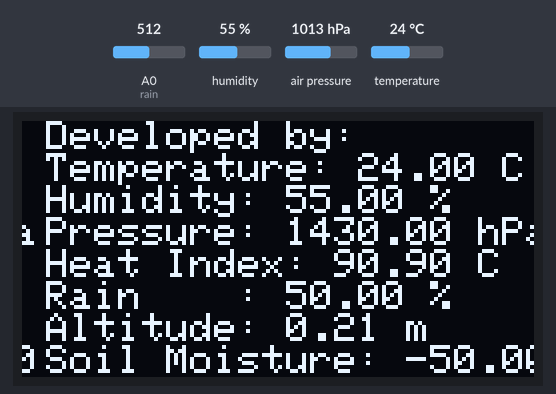
Bench run of a sketch on a simulated ESP8266 (NodeMCU). Parts: 128×64 one-colour display. The test bench sets the inputs (shaded band); at power-on: humidity 55 %, A0 (rain) = 512, air pressure 1013 hPa, temperature 24 °C. WiFi joins after 1.5 s; servers stay silent unless stated.

Above: at 4.5 s.
4.6 s: humidity set to 22 %
At 7.11 s:
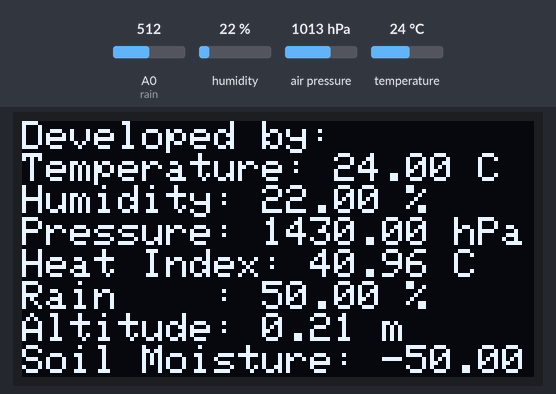
9.3 s: A0 (rain) set to 716
At 10.17 s:
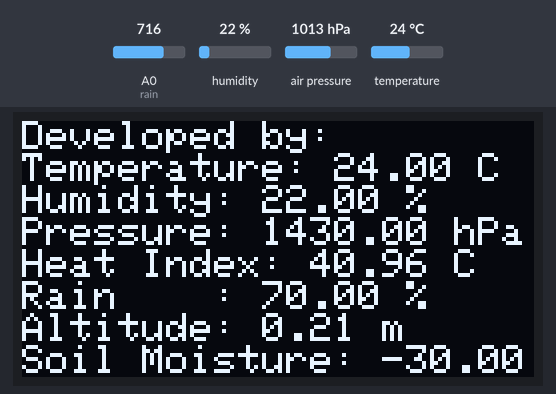
11.5 s: air pressure set to 952 hPa
At 13.22 s:
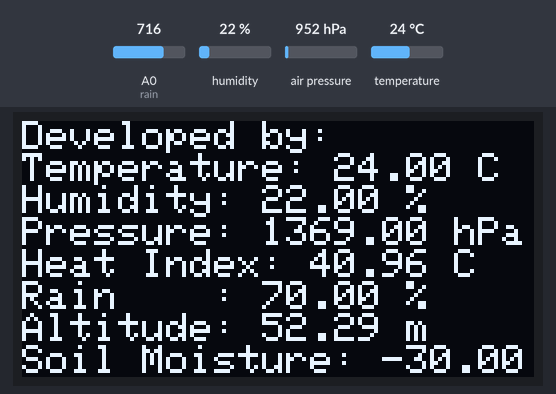
14.5 s: temperature set to 12 °C
At 16.27 s:
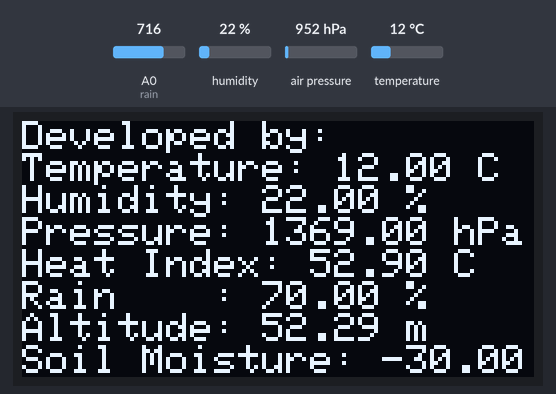
17.6 s: A0 (rain) set to 992
At 19.33 s:
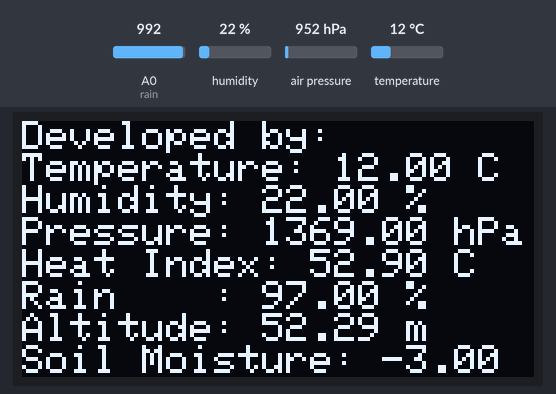
20.6 s: A0 (rain) set to 306
At 22.38 s:
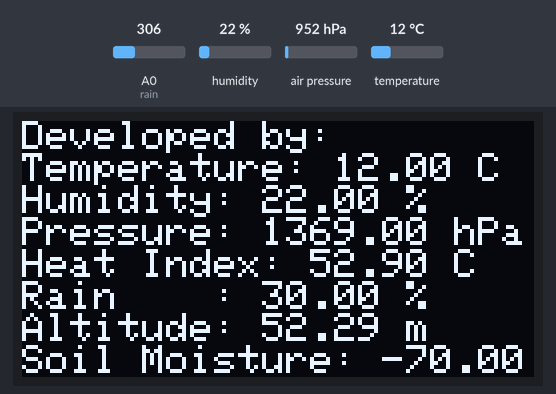

Measured:
- after the input at 4.6 s, the display: first differs from a run without the input after 2.4 s (image 1)

The sketch:

sketch_aug31a.ino
```cpp
#define BLYNK_TEMPLATE_ID "TMPL2BXb0mLiJ"
#define BLYNK_TEMPLATE_NAME "AgriSense"
#define BLYNK_PRINT Serial
#include <ESP8266WiFi.h>
#include <BlynkSimpleEsp8266.h>
#include <DHT.h>
#include <Adafruit_Sensor.h>
#include <Adafruit_BMP280.h>
#include <Wire.h>
#include <Adafruit_GFX.h>
#include <Adafruit_SSD1306.h>

#define SEALEVELPRESSURE_HPA (1013.25)
#define SCREEN_WIDTH 128
#define SCREEN_HEIGHT 64
#define OLED_RESET    -1

Adafruit_SSD1306 display(SCREEN_WIDTH, SCREEN_HEIGHT, &Wire, OLED_RESET);
Adafruit_BMP280 bmp;

char auth[] = "pzJxV2urte3Epw-27dtw6p4zHZ4HyfAw";
char ssid[] = "TP-LINK_41EEBC";
char pass[] = "LINA@2018@";

DHT dht(D3, DHT11);
BlynkTimer timer;

#define rain A0
#define soilMoisture D1

float hi, humidity, temp, rainValue, pressureValue, altitude, soilMoistureValue;


const unsigned char MarilynMonroe [] PROGMEM = {
 0x00, 0x00, 0x00, 0x00, 0x00, 0x00, 0x00, 0x00, 0x00, 0x00, 0x00, 0x00, 0x00, 0x00, 0x00, 0x00,
 0x00, 0x00, 0x00, 0x00, 0x00, 0x00, 0x00, 0x00, 0x00, 0x00, 0x00, 0x00, 0x00, 0x00, 0x00, 0x00,
 0x00, 0x00, 0x00, 0x00, 0x00, 0x00, 0x00, 0x00, 0x00, 0x00, 0x00, 0x00, 0x00, 0x00, 0x00, 0x00,
 0x00, 0x00, 0x00, 0x00, 0x00, 0x00, 0x00, 0x00, 0x00, 0x00, 0x00, 0x00, 0x00, 0x00, 0x00, 0x00,
 0x00, 0x00, 0x00, 0x00, 0x00, 0x00, 0x00, 0x00, 0x00, 0x00, 0x00, 0x00, 0x00, 0x00, 0x00, 0x00,
 0x00, 0x00, 0x00, 0x00, 0x00, 0x00, 0x00, 0x00, 0x00, 0x00, 0x00, 0x00, 0x00, 0x00, 0x00, 0x00,
 0x00, 0x00, 0x00, 0x00, 0x00, 0x00, 0x00, 0x00, 0x00, 0x00, 0x00, 0x00, 0x00, 0x00, 0x00, 0x00,
 0x00, 0x00, 0x00, 0x00, 0x00, 0x00, 0x00, 0x00, 0x00, 0x00, 0x00, 0x00, 0x00, 0x00, 0x00, 0x00,
 0x00, 0x00, 0x00, 0x00, 0x00, 0x00, 0x00, 0x00, 0x00, 0x00, 0x00, 0x00, 0x00, 0x00, 0x00, 0x00,
 0x00, 0x00, 0x00, 0x00, 0x00, 0x00, 0x00, 0x00, 0x00, 0x00, 0x00, 0x00, 0x00, 0x00, 0x00, 0x00,
 0x00, 0x00, 0x00, 0x00, 0x00, 0x00, 0x00, 0x00, 0x00, 0x00, 0x00, 0x00, 0x00, 0x00, 0x00, 0x00,
 0x00, 0x00, 0x00, 0x00, 0x00, 0x00, 0x00, 0x00, 0x00, 0x00, 0x00, 0x00, 0x00, 0x00, 0x00, 0x00,
 0x00, 0x00, 0x00, 0x00, 0x00, 0x00, 0x00, 0x00, 0x00, 0x00, 0x00, 0x00, 0x00, 0x00, 0x00, 0x00,
 0x00, 0x00, 0x00, 0x00, 0x00, 0x00, 0x00, 0x00, 0x00, 0x00, 0x00, 0x00, 0x00, 0x00, 0x00, 0x00,
 0x00, 0x00, 0x00, 0x00, 0x00, 0x00, 0x00, 0x00, 0x00, 0x00, 0x00, 0x00, 0x00, 0x00, 0x00, 0x00,
 0x00, 0x00, 0x00, 0x00, 0x00, 0x00, 0x00, 0x00, 0x00, 0x00, 0x00, 0x00, 0x00, 0x00, 0x00, 0x00,
 0x00, 0x00, 0x00, 0x00, 0x00, 0x00, 0x00, 0x00, 0x00, 0x00, 0x00, 0x00, 0x00, 0x00, 0x00, 0x00,
 0x00, 0x00, 0x00, 0x00, 0x00, 0x00, 0x00, 0x00, 0x00, 0x00, 0x00, 0x00, 0x00, 0x00, 0x00, 0x00,
 0x00, 0x00, 0x00, 0x00, 0x00, 0x00, 0x00, 0x00, 0x00, 0x00, 0x00, 0x00, 0x00, 0x00, 0x00, 0x00,
 0x00, 0x00, 0x00, 0x00, 0x00, 0x00, 0x00, 0x00, 0x00, 0x00, 0x00, 0x00, 0x00, 0x00, 0x00, 0x00,
 0x00, 0x00, 0x00, 0x00, 0x00, 0x00, 0x3c, 0x00, 0x00, 0x00, 0x00, 0x00, 0x00, 0x00, 0x00, 0x00,
 0x00, 0x00, 0x00, 0x00, 0x00, 0x00, 0x7c, 0x00, 0x00, 0x00, 0x00, 0x00, 0x00, 0x00, 0x00, 0x00,
 0x00, 0x3e, 0x00, 0x00, 0x00, 0x00, 0x7c, 0x0f, 0xf8, 0x00, 0x00, 0x00, 0x00, 0x00, 0x00, 0x00,
 0x00, 0x3e, 0x00, 0x00, 0x00, 0x00, 0x7c, 0x1f, 0xfc, 0x00, 0x00, 0x00, 0x00, 0x00, 0x00, 0x00,
 0x00, 0x7f, 0x00, 0x00, 0x00, 0x00, 0x3c, 0x3f, 0xfc, 0x00, 0x00, 0x00, 0x00, 0x00, 0x00, 0x00,
 0x00, 0x7f, 0x00, 0x00, 0x00, 0x00, 0x00, 0x3e, 0x18, 0x00, 0x00, 0x00, 0x00, 0x00, 0x00, 0x00,
 0x00, 0x7f, 0x00, 0x00, 0x00, 0x00, 0x00, 0x7c, 0x08, 0x00, 0x00, 0x00, 0x00, 0x00, 0x00, 0x00,
 0x00, 0xf7, 0x80, 0x3f, 0xe3, 0x8f, 0x7c, 0x7e, 0x00, 0x1f, 0xe3, 0xcf, 0xc0, 0xfe, 0x07, 0xf0,
 0x00, 0xf7, 0x80, 0x7f, 0xe3, 0xde, 0x7c, 0x7f, 0x00, 0x3f, 0xf3, 0xdf, 0xe1, 0xff, 0x0f, 0xf8,
 0x00, 0xe7, 0x80, 0xff, 0xe3, 0xfe, 0x7c, 0x3f, 0xc0, 0x7f, 0xf3, 0xff, 0xe3, 0xfe, 0x1f, 0xfc,
 0x01, 0xe3, 0xc1, 0xf1, 0xe3, 0xfe, 0x7c, 0x3f, 0xf0, 0x78, 0xf1, 0xfb, 0xe3, 0xe2, 0x3e, 0x7c,
 0x01, 0xe3, 0xc1, 0xe1, 0xe1, 0xf0, 0x7c, 0x1f, 0xf8, 0xf8, 0xf1, 0xf1, 0xe3, 0xe0, 0x3e, 0x7c,
 0x03, 0xc3, 0xc1, 0xe1, 0xe1, 0xf0, 0x7c, 0x07, 0xfc, 0xf9, 0xf1, 0xf1, 0xe3, 0xf8, 0x3c, 0x7c,
 0x03, 0xff, 0xe3, 0xe1, 0xe1, 0xe0, 0x7c, 0x01, 0xfc, 0xff, 0xe1, 0xe1, 0xe1, 0xfc, 0x3f, 0xf8,
 0x03, 0xff, 0xe3, 0xe1, 0xe1, 0xe0, 0x7c, 0x00, 0x7e, 0xff, 0xc1, 0xe1, 0xe0, 0xfe, 0x3f, 0xf0,
 0x07, 0xff, 0xf3, 0xe3, 0xe1, 0xe0, 0x7c, 0x00, 0x7e, 0xff, 0x01, 0xe1, 0xe0, 0x3f, 0x3f, 0xc0,
 0x07, 0xff, 0xf1, 0xe3, 0xe1, 0xe0, 0x7c, 0x20, 0x7c, 0xf8, 0x01, 0xe1, 0xe0, 0x1f, 0x3e, 0x00,
 0x0f, 0x80, 0xf1, 0xf3, 0xf1, 0xe0, 0x7c, 0x3c, 0x7c, 0xf8, 0x21, 0xe1, 0xe1, 0x1f, 0x3e, 0x08,
 0x0f, 0x80, 0xf9, 0xff, 0xf1, 0xe0, 0x3f, 0x7f, 0xf8, 0x7f, 0xf1, 0xe1, 0xe3, 0xff, 0x3f, 0xf8,
 0x0f, 0x00, 0xf8, 0xff, 0xf1, 0xe0, 0x3f, 0x7f, 0xf8, 0x7f, 0xf1, 0xe1, 0xe3, 0xfe, 0x1f, 0xfc,
 0x1f, 0x00, 0x78, 0x7e, 0xf1, 0xe0, 0x1f, 0x1f, 0xe0, 0x1f, 0xf1, 0xe1, 0xe3, 0xfc, 0x0f, 0xf8,
 0x00, 0x00, 0x00, 0x00, 0xf0, 0x00, 0x00, 0x00, 0x00, 0x03, 0x00, 0x00, 0x00, 0x30, 0x01, 0x80,
 0x00, 0x00, 0x00, 0x00, 0xf0, 0x00, 0x00, 0x00, 0x00, 0x00, 0x00, 0x00, 0x00, 0x00, 0x00, 0x00,
 0x00, 0x00, 0x00, 0x71, 0xf0, 0x00, 0x00, 0x00, 0x00, 0x00, 0x00, 0x00, 0x00, 0x00, 0x00, 0x00,
 0x00, 0x00, 0x00, 0x7f, 0xe0, 0x00, 0x00, 0x00, 0x00, 0x00, 0x00, 0x00, 0x00, 0x00, 0x00, 0x00,
 0x00, 0x00, 0x00, 0x7f, 0xe0, 0x00, 0x00, 0x00, 0x00, 0x00, 0x00, 0x00, 0x00, 0x00, 0x00, 0x00,
 0x00, 0x00, 0x00, 0x7f, 0x80, 0x00, 0x00, 0x00, 0x00, 0x00, 0x00, 0x00, 0x00, 0x00, 0x00, 0x00,
 0x00, 0x00, 0x00, 0x00, 0x00, 0x00, 0x00, 0x00, 0x00, 0x00, 0x00, 0x00, 0x00, 0x00, 0x00, 0x00,
 0x00, 0x00, 0x00, 0x00, 0x00, 0x00, 0x00, 0x00, 0x00, 0x00, 0x00, 0x00, 0x00, 0x00, 0x00, 0x00,
 0x00, 0x00, 0x00, 0x00, 0x00, 0x00, 0x00, 0x00, 0x00, 0x00, 0x00, 0x00, 0x00, 0x00, 0x00, 0x00,
 0x00, 0x00, 0x00, 0x00, 0x00, 0x00, 0x00, 0x00, 0x00, 0x00, 0x00, 0x00, 0x00, 0x00, 0x00, 0x00,
 0x00, 0x00, 0x00, 0x00, 0x00, 0x00, 0x00, 0x00, 0x00, 0x00, 0x00, 0x00, 0x00, 0x00, 0x00, 0x00,
 0x00, 0x00, 0x00, 0x00, 0x00, 0x00, 0x00, 0x00, 0x00, 0x00, 0x00, 0x00, 0x00, 0x00, 0x00, 0x00,
 0x00, 0x00, 0x00, 0x00, 0x00, 0x00, 0x00, 0x00, 0x00, 0x00, 0x00, 0x00, 0x00, 0x00, 0x00, 0x00,
 0x00, 0x00, 0x00, 0x00, 0x00, 0x00, 0x00, 0x00, 0x00, 0x00, 0x00, 0x00, 0x00, 0x00, 0x00, 0x00,
 0x00, 0x00, 0x00, 0x00, 0x00, 0x00, 0x00, 0x00, 0x00, 0x00, 0x00, 0x00, 0x00, 0x00, 0x00, 0x00,
 0x00, 0x00, 0x00, 0x00, 0x00, 0x00, 0x00, 0x00, 0x00, 0x00, 0x00, 0x00, 0x00, 0x00, 0x00, 0x00,
 0x00, 0x00, 0x00, 0x00, 0x00, 0x00, 0x00, 0x00, 0x00, 0x00, 0x00, 0x00, 0x00, 0x00, 0x00, 0x00,
 0x00, 0x00, 0x00, 0x00, 0x00, 0x00, 0x00, 0x00, 0x00, 0x00, 0x00, 0x00, 0x00, 0x00, 0x00, 0x00,
 0x00, 0x00, 0x00, 0x00, 0x00, 0x00, 0x00, 0x00, 0x00, 0x00, 0x00, 0x00, 0x00, 0x00, 0x00, 0x00,
 0x00, 0x00, 0x00, 0x00, 0x00, 0x00, 0x00, 0x00, 0x00, 0x00, 0x00, 0x00, 0x00, 0x00, 0x00, 0x00,
 0x00, 0x00, 0x00, 0x00, 0x00, 0x00, 0x00, 0x00, 0x00, 0x00, 0x00, 0x00, 0x00, 0x00, 0x00, 0x00,
 0x00, 0x00, 0x00, 0x00, 0x00, 0x00, 0x00, 0x00, 0x00, 0x00, 0x00, 0x00, 0x00, 0x00, 0x00, 0x00,
 0x00, 0x00, 0x00, 0x00, 0x00, 0x00, 0x00, 0x00, 0x00, 0x00, 0x00, 0x00, 0x00, 0x00, 0x00, 0x00
};

void setup() {
  Serial.begin(9600);

  if (!bmp.begin(0x76)) {
    Serial.println("Could not find a valid BMP280 sensor, check wiring!");
    while (1);
  }


  if(!display.begin(SSD1306_SWITCHCAPVCC, 0x3C)) {
    Serial.println(F("SSD1306 allocation failed"));
    for(;;);
  }
  display.clearDisplay();
  display.display();


  display.drawBitmap(0, 0,  MarilynMonroe, 128, 64, WHITE);
  display.display();
  delay(1000);
  display.clearDisplay();

  Blynk.begin(auth, ssid, pass, "blynk.cloud", 80);
  dht.begin();

  timer.setInterval(100L, DHT11sensor);
  timer.setInterval(100L, rainSensor);
  timer.setInterval(100L, pressure);
  timer.setInterval(100L, soilMoistureSensor);
  timer.setInterval(1000L, updateOLED);
}

void DHT11sensor() {
  humidity = dht.readHumidity();
  temp = dht.readTemperature();

  if (isnan(humidity) || isnan(temp)) {
    Serial.println("Failed to read from DHT sensor!");
    return;
  }


  hi = -42.379 + 2.04901523 * temp
        + 10.14333127 * humidity
        - 0.22475541 * temp * humidity
        - 6.83783 * pow(10, -3) * pow(temp, 2)
        - 5.481717 * pow(10, -2) * pow(humidity, 2)
        + 1.22874 * pow(10, -3) * pow(temp, 2) * humidity
        + 8.5282 * pow(10, -4) * temp * pow(humidity, 2)
        - 1.99 * pow(10, -6) * pow(temp, 2) * pow(humidity, 2);

  hi = (hi - 32) * 5.0 / 9.0;

  Blynk.virtualWrite(V0, hi);
  Blynk.virtualWrite(V1, humidity);
  Blynk.virtualWrite(V5, temp);
}

void rainSensor() {
  int value = analogRead(rain);
  rainValue = map(value, 0, 1024, 0, 100);
  Blynk.virtualWrite(V2, rainValue);
}

void pressure() {
  pressureValue = ( bmp.readPressure() / 100.0F ) +417;
  altitude = bmp.readAltitude(SEALEVELPRESSURE_HPA);


  Blynk.virtualWrite(V3, pressureValue);
  Blynk.virtualWrite(V6, altitude * pow(10,-1));
}


void soilMoistureSensor() {
  int value = analogRead(soilMoisture);
  soilMoistureValue = map(value, 0, 1024, 0, 100) - 100;
  Blynk.virtualWrite(V4, soilMoistureValue - 100);
}


void updateOLED() {
  display.clearDisplay();

  display.setTextSize(1);
  display.setTextColor(SSD1306_WHITE);
  display.setCursor(0, 0);

  display.println("Developed by: ");
  display.print("Temperature: "); display.print(temp); display.println(" C");
  display.print("Humidity: "); display.print(humidity); display.println(" %");
  display.print("Pressure: "); display.print(pressureValue); display.println(" hPa");
  display.print("Heat Index: "); display.print(hi); display.println(" C");
  display.print("Rain    : "); display.print(rainValue); display.println(" %");
  display.print("Altitude: "); display.print(altitude * pow(10,-1)); display.println(" m");
  display.print("Soil Moisture: "); display.print(soilMoistureValue); display.println(" %");

  display.display();
  display.startscrollright(0x00, 0x00);
  delay(3000);
}

void loop() {
  Blynk.run();
  timer.run();
}
```
